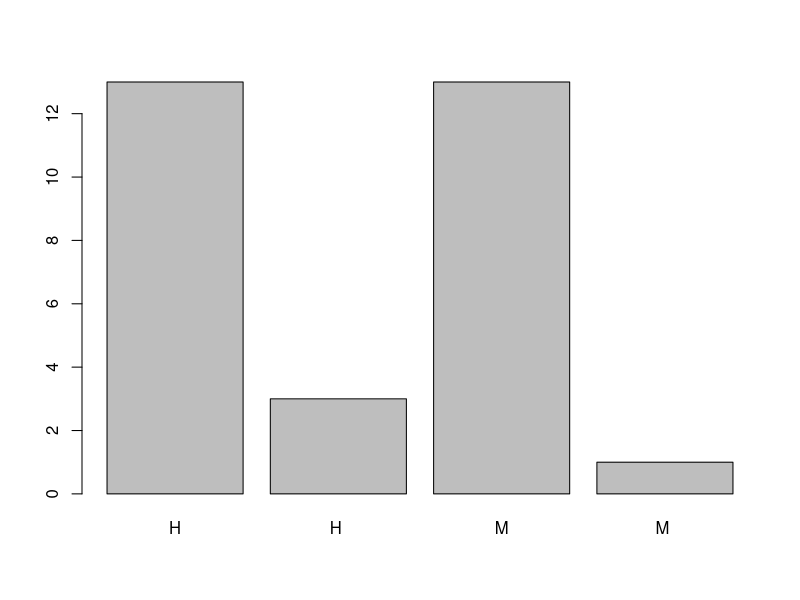
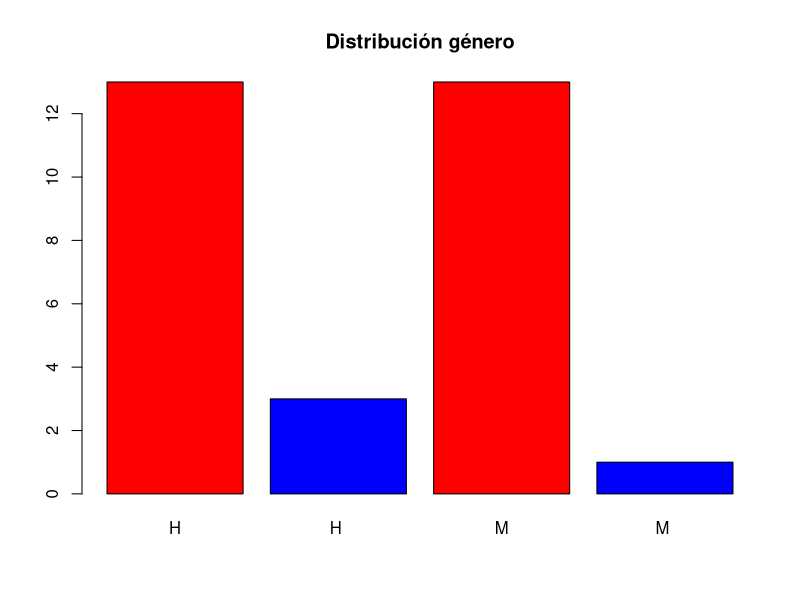
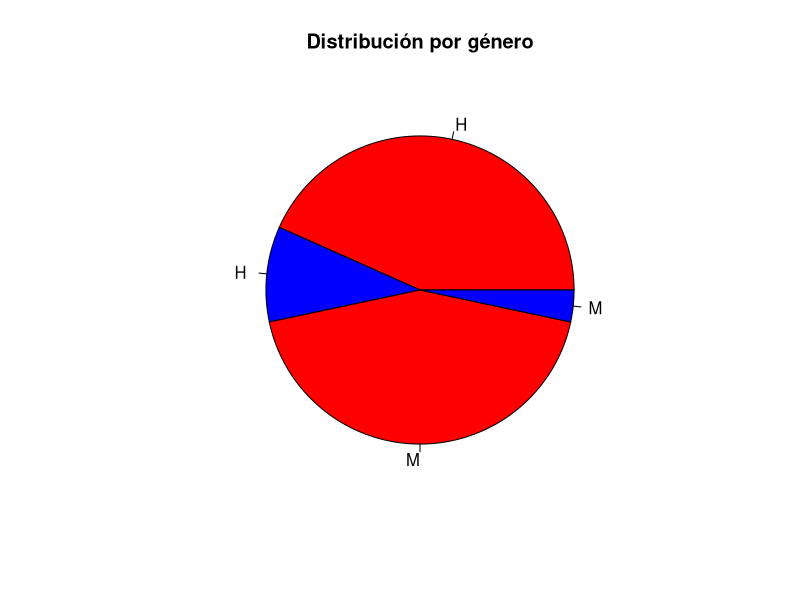
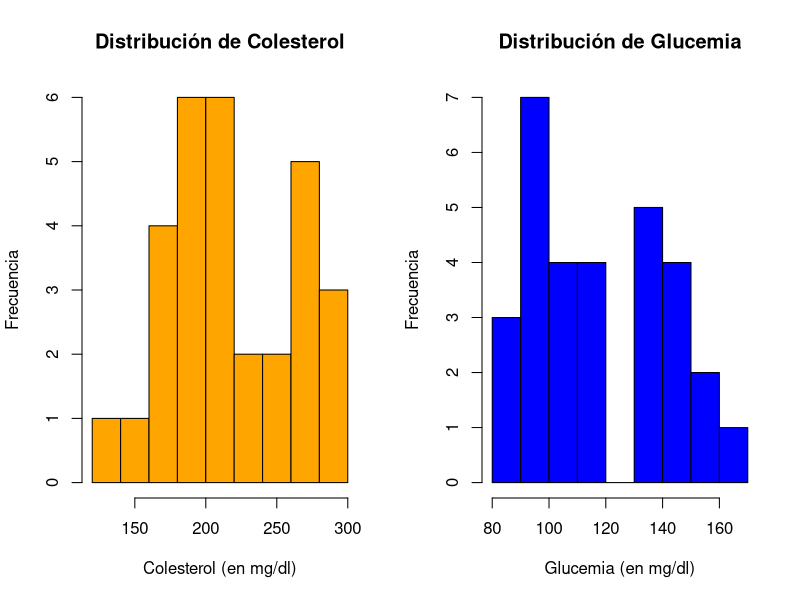
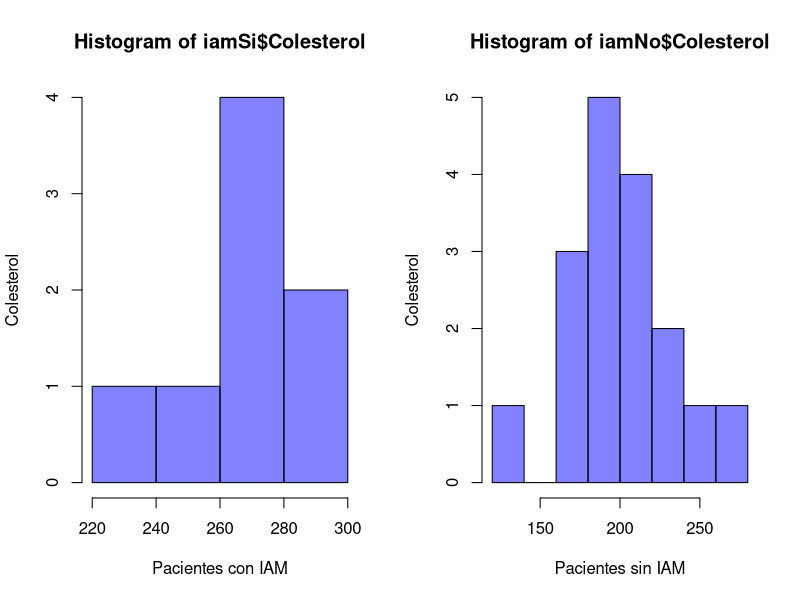
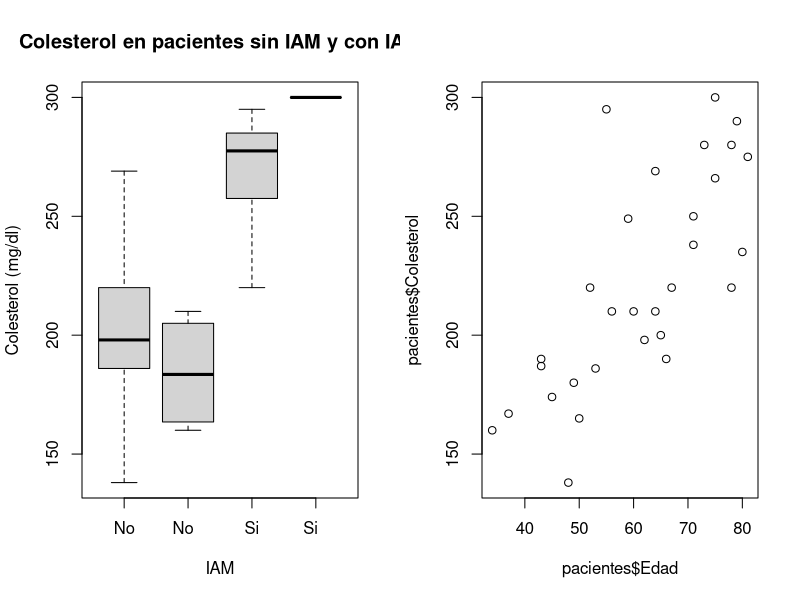
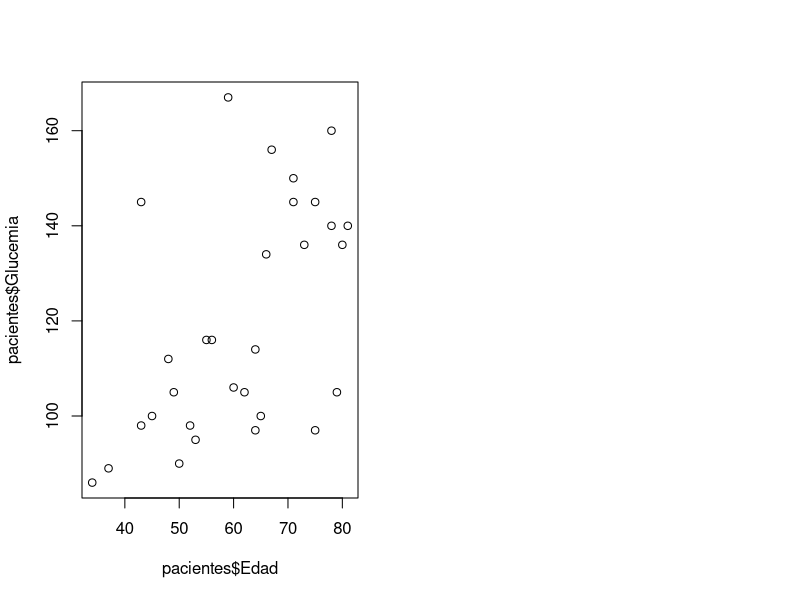

These charts were generated, in order, by the following R code:
## ---- chunk 1

genero <- c("h", "m", "m", "h","m","h")

edad <- c(23,45,34,39,60,52)

## ---- chunk 2
pacientes <- read.table("pacientes.txt", 
                      sep="\t", header=TRUE)

## ---- chunk 3
str(pacientes)
dim(pacientes)
names(pacientes)

## ---- chunk 4



## ---- chunk 5
barplot(table(pacientes$Genero))

# Añadimos diversos parámetros para mejorar su representación
barplot(table(pacientes$Genero),
        main="Distribución género",
        col=c("red","blue"))

## ---- chunk 6

pie(table(pacientes$Genero), main="Distribución por género",
                            col=c("red","blue"))

## ---- chunk 7
par(mfrow=c(1,2))
hist(pacientes$Colesterol, col=c("Orange"), 
     main="Distribución de Colesterol", 
     xlab="Colesterol (en mg/dl)", 
     ylab="Frecuencia")
hist(pacientes$Glucemia, 
     col=c("Blue"), 
     main="Distribución de Glucemia",
     xlab="Glucemia (en mg/dl)",
     ylab="Frecuencia", breaks=10)
## ---- chunk 8
# Tablas de datos que pueden ser intersantes para observar la frecuencia de datos
table(pacientes$Genero)
table(pacientes$IAM)
table(pacientes$Trat)
## ---- chunk 9

# t-test para comparar las medias de colesterol en los grupos con IAM y sin IAM
# creando en primer lugar los subgrupos correspondientes
# mediante funciones como subset:
iamNo <- subset(pacientes, IAM=="No", select="Colesterol") # o selec=c(Colesterol)
iamSi <- subset(pacientes, IAM=="Si", select="Colesterol")

# otra forma de realizar subsetting: con "which"
# iamNo <- pacientes[which(pacientes$IAM == "No"), "Colesterol"]
# iamSi <- pacientes[which(pacientes$IAM == "Si"), "Colesterol"]

###### representación para comparar los valores de colesterol entre pacientes
###### con IAM y sin IAM
# creación de colores transparentes
mycol2 <- rgb(255,255,0, max=255, alpha=125) # color amarillo
mycol <- rgb(0,0,255, max=255, alpha=125) # color azul
# gráficos paralelos
par(mfrow=c(1,2))
hist(iamSi$Colesterol, 
        col=mycol, 
        xlab="Pacientes con IAM",
        breaks=5,
        ylab="Colesterol")
hist(iamNo$Colesterol, 
     col=mycol,
     xlab="Pacientes sin IAM",
     ylab="Colesterol")

## ---- chunk 10

## ---- chunk 11
# comparación mediante boxplot
boxplot(Colesterol ~ IAM, 
        data=pacientes,
        main="Colesterol en pacientes sin IAM y con IAM",
        ylab="Colesterol (mg/dl)", xlab="IAM")

## ---- chunk 12
# realización del t-test
t.test(iamNo, iamSi, var.equal=TRUE)
## ---- chunk 13

##### Regresión simple entre edad y glucemia y colesterol.
# siendo la Edad la variable independiente
fit <- lm(pacientes$Glucemia ~ pacientes$Edad)
summary(fit)
# Nos indica que con una p < 0.05 la edad influye en los valores de
# glucemia y la recta de regresión es: glucemia = 44.247 + 1.2495*edad
# A mayor edad, valores de glucemia más altos


## ---- chunk 14
##### Gráficos de ambas variables
plot(pacientes$Colesterol ~ pacientes$Edad)
plot(pacientes$Glucemia ~ pacientes$Edad)
## ---- chunk 15



